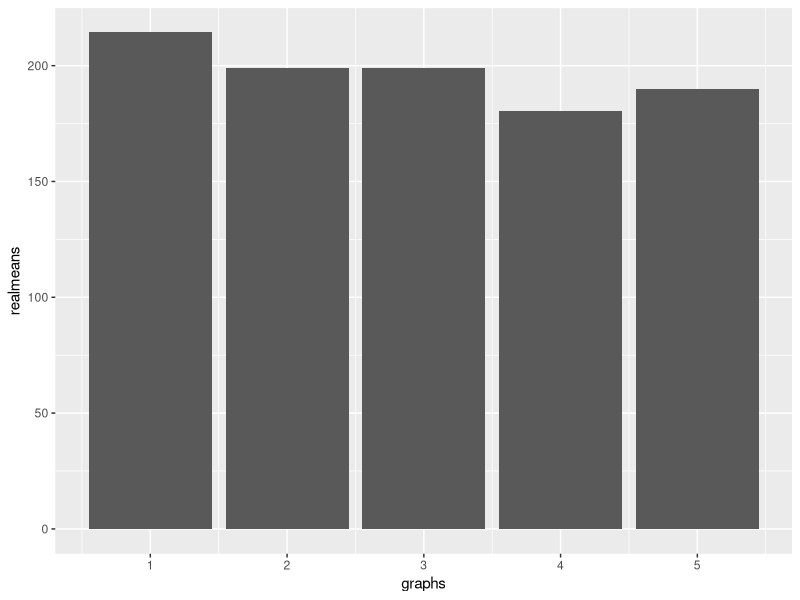
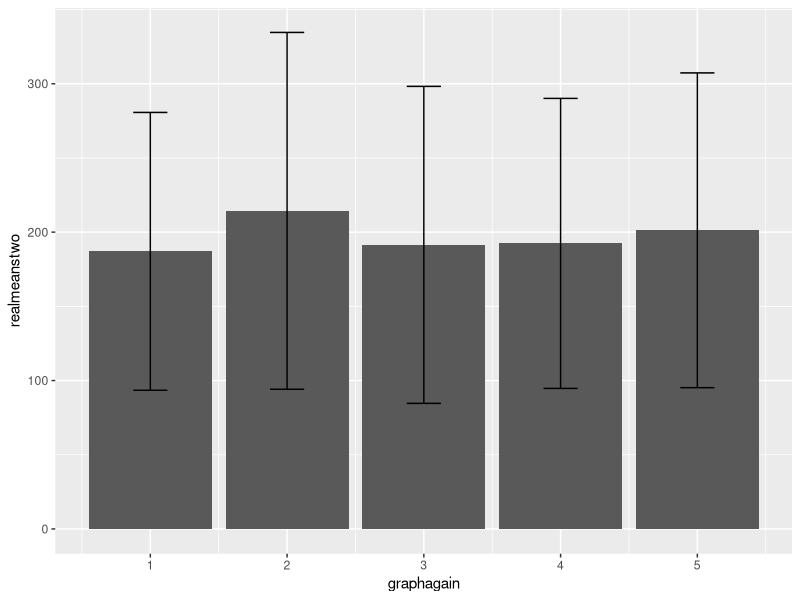
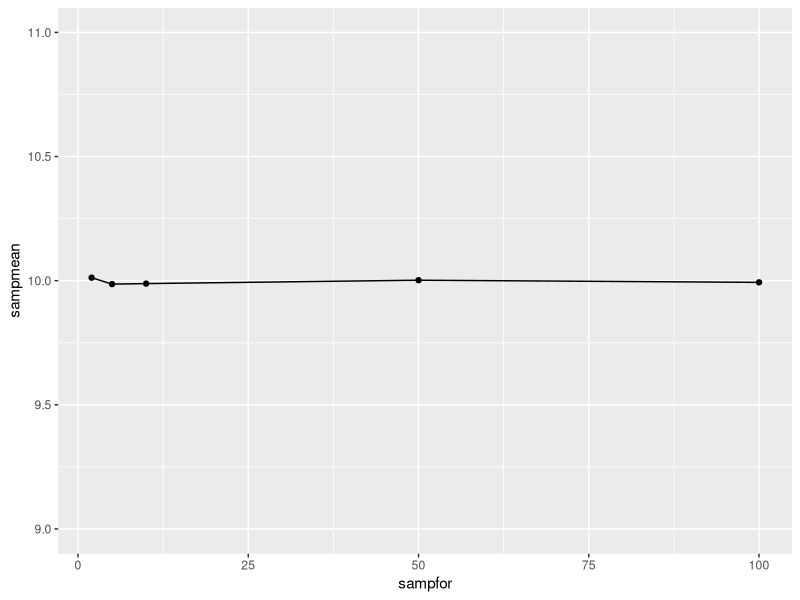

Write the R code that produced these figures, in order. (Note: this script raises an error after producing the figures.)
## ---- chunk 1
knitr::opts_chunk$set(echo = TRUE, message = FALSE)
library(dplyr)
library(ggplot2)
## ---- chunk 2
dataone <- rnorm(125,200,100)
graphs <- rep(1:5, each=25)

quesone <- data.frame(dataone, graphs)
meanone <- quesone %>%
  group_by(graphs)%>%
  summarize(realmeans = mean(dataone))

ggplot(meanone, aes(x=graphs, y=realmeans))+
  geom_histogram(stat="identity")
#50% couldn't spell functions correctly
## ---- chunk 3
datatwo <- rnorm(125,200,100)
graphagain <- rep(1:5, each=25)

questwo <- data.frame(datatwo, graphagain)
meantwo <- questwo %>%
  group_by(graphagain)%>%
  summarize(realmeanstwo = mean(datatwo),
            sdtwo = sd(datatwo))


ggplot(meantwo, aes(x=graphagain, y=realmeanstwo))+
  geom_histogram(stat="identity")+
  geom_errorbar(aes(ymin=realmeanstwo-sdtwo,
                    ymax=realmeanstwo+sdtwo),
                width= 0.25)
#50% mostly copied previous question,  needed help on how to incorporate sdtwo into summarize
## ---- chunk 4
sampfor<- c(2,5,10,50,100)
#sampnum <- c()
sampmean<- c()
#sampsd <-c()

for(n in 1:length(sampfor)){

qthree <- rnorm(sampfor[n]*10000,10,5)
samples<- rep(1:10000, each=sampfor[n])
datathree<- data.frame(qthree, samples)

mthree <- datathree %>% 
  group_by(samples) %>%
  summarize(meansss = mean(qthree))

sampmean[n] <- mean(mthree$meansss)
}
sampledata <- data.frame(sampfor,sampmean)

ggplot(sampledata, aes(x=sampfor, y=sampmean))+
         geom_point()+
  geom_line()+
  coord_cartesian(ylim=c(9,11))
       
       

#for (i in 10000){
#  sampfor[i]
#  sampnum[i] <- sample(x=c(1:20), size=2, replace=FALSE)
#  sampmean[i] <- sum(sampnum)/length(sampnum)
#  sampsd[i] <- sd(sampnum)
#}

#10% figured out most of for loop alone from coin flip example
## ---- chunk 5
sdfunction <- function(x){
  sqrt(sum((mean(x)-x)^2)/length(x))
}

sampfor<- c(2,5,10,50,100)
#sampnum <- c()
#sampmean<- c()
sampsd <-c()
sampsdfun <-c()

for(n in 1:length(sampfor)){

qfour <- rnorm(sampfor[n]*10000,10,5)
samples<- rep(1:10000, each=sampfor[n])
datafour<- data.frame(qfour, samples)

sdfour <- datafour %>% 
  group_by(samples) %>%
  summarize(sdsss = sd(qfour),
            sdfun = sdfunction(qfour))

sampsd[n] <- mean(sdfour$sdsss)
sampsdfun[n] <- mean(sdfour$sdfun)
}
sampledata <- data.frame(i = rep(sampfor,2),
                         est = c(sampsd, sampsdfun),
                         formula= c(rep("N-1",5),rep("N",5)))

ggplot(sampledata, aes(x=sampfor, y=sampmean))+
         geom_point()+
  geom_line()+
  coord_cartesian(ylim=c(9,11))

## ---- chunk 6
#flip<-c()
#outcome<-c()
#proportion_head<-c()
#proportion_tail<-c()

#run it
#for(i in 1:1000){
#  flip[i]<-i
# outcome[i]<- sample(x=c(1,0),size=1)
#  proportion_head[i]= sum(outcome)/length(outcome)
#  proportion_tail[i]=1-proportion_head[i]
#}

#dataframe time
#simulater<- data.frame(flip,outcome,proportion_head,proportion_tail)

#plot time
#ggplot(simulater,aes(x=flip,y=proportion_head))+geom_point()+geom_line()+geom_hline(yintercept=0.5, color="red")

